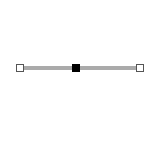

A 2D game scene composited from a Tiled map and its tileset images. What follows is a short description and the map's XML, with every tile layer's data as written:
An orthogonal 20x18 tile map with 8x8 px tiles, 1 tile layer (Overmap).

<map version="1.10" tiledversion="1.10.0" orientation="orthogonal" renderorder="right-down" width="20" height="18" tilewidth="8" tileheight="8" infinite="0" nextlayerid="2" nextobjectid="1">
 <tileset firstgid="1" source="overmap.tsx" />
 <layer id="1" name="Overmap" width="20" height="18">
  <data encoding="csv">
1,1,1,1,1,1,1,1,1,1,1,1,1,1,1,1,1,1,1,1,
1,1,1,1,1,1,1,1,1,1,1,1,1,1,1,1,1,1,1,1,
1,1,1,1,1,1,1,1,1,1,1,1,1,1,1,1,1,1,1,1,
1,1,1,1,1,1,1,1,1,1,1,1,1,1,1,1,1,1,1,1,
1,1,1,1,1,1,1,1,1,1,1,1,1,1,1,1,1,1,1,1,
1,1,1,1,1,1,1,1,1,1,1,1,1,1,1,1,1,1,1,1,
1,1,1,1,1,1,1,1,1,1,1,1,1,1,1,1,1,1,1,1,
1,1,1,1,1,1,1,1,1,1,1,1,1,1,1,1,1,1,1,1,
1,1,4,2,2,2,2,2,2,3,2,2,2,2,2,2,2,4,1,1,
1,1,1,1,1,1,1,1,1,1,1,1,1,1,1,1,1,1,1,1,
1,1,1,1,1,1,1,1,1,1,1,1,1,1,1,1,1,1,1,1,
1,1,1,1,1,1,1,1,1,1,1,1,1,1,1,1,1,1,1,1,
1,1,1,1,1,1,1,1,1,1,1,1,1,1,1,1,1,1,1,1,
1,1,1,1,1,1,1,1,1,1,1,1,1,1,1,1,1,1,1,1,
1,1,1,1,1,1,1,1,1,1,1,1,1,1,1,1,1,1,1,1,
1,1,1,1,1,1,1,1,1,1,1,1,1,1,1,1,1,1,1,1,
1,1,1,1,1,1,1,1,1,1,1,1,1,1,1,1,1,1,1,1,
1,1,1,1,1,1,1,1,1,1,1,1,1,1,1,1,1,1,1,1
</data>
 </layer>
</map>
